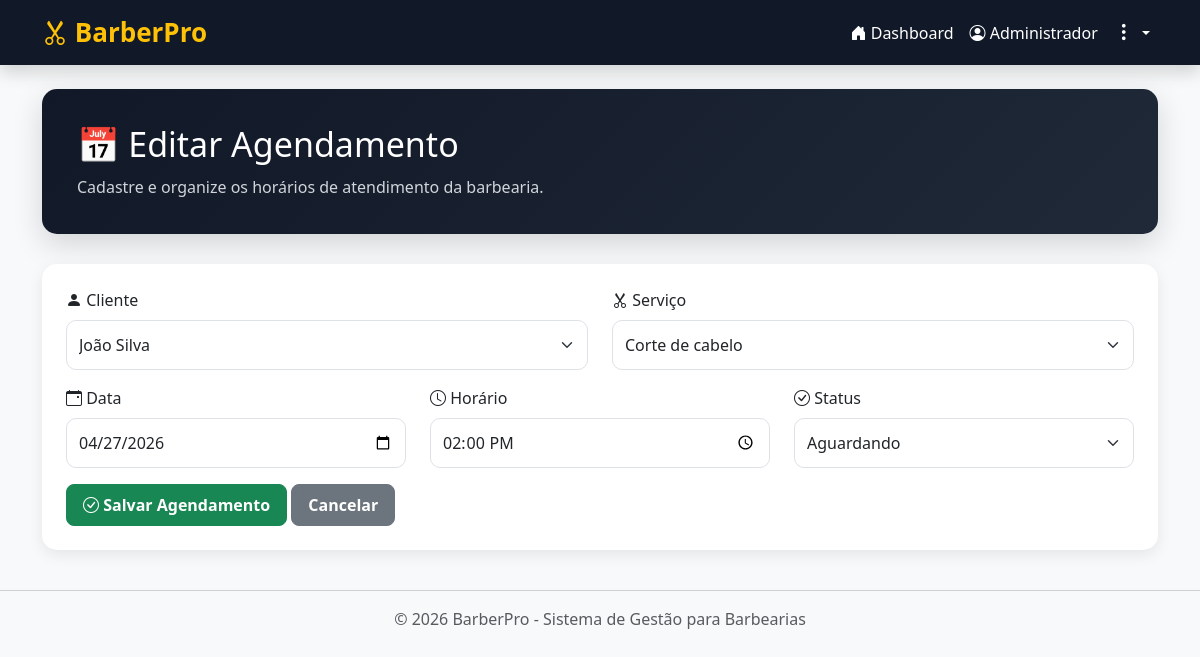
The app's page /index.php?controller=appointments&action=edit&id=1 (signed in) with its own data.
### tables this page shows
CREATE TABLE IF NOT EXISTS appointments (
    id INT AUTO_INCREMENT PRIMARY KEY,
    client_id INT NOT NULL,
    service_id INT NOT NULL,
    appointment_date DATE NOT NULL,
    appointment_time TIME NOT NULL,
    status VARCHAR(30) NOT NULL DEFAULT 'Aguardando',

    CONSTRAINT fk_appointments_clients
        FOREIGN KEY (client_id)
        REFERENCES clients(id)
        ON DELETE CASCADE,

    CONSTRAINT fk_appointments_services
        FOREIGN KEY (service_id)
        REFERENCES services(id)
        ON DELETE CASCADE
);

CREATE TABLE IF NOT EXISTS clients (
    id INT AUTO_INCREMENT PRIMARY KEY,
    name VARCHAR(100) NOT NULL,
    phone VARCHAR(20) NOT NULL,
    email VARCHAR(100) NOT NULL
);

CREATE TABLE IF NOT EXISTS services (
    id INT AUTO_INCREMENT PRIMARY KEY,
    name VARCHAR(100) NOT NULL,
    description TEXT,
    price DECIMAL(10,2) NOT NULL
);

### app/controllers/AppointmentController.php (called while the page is built, shortened)
<?php
require_once 'app/models/Appointment.php';
require_once 'app/models/Client.php';
require_once 'app/models/Service.php';
class AppointmentController
{
    private Appointment $appointmentModel;
    private Client $clientModel;
    private Service $serviceModel;
    public function __construct()
    {
        $this->appointmentModel = new Appointment();
        $this->clientModel = new Client();
        $this->serviceModel = new Service();
    }
    public function edit(): void
    {
        $id = (int) $_GET['id'];
        $appointment = $this->appointmentModel->findById($id);
        $clients = $this->clientModel->getAll();
        $services = $this->serviceModel->getAll();
        require 'app/views/appointments/form.php';
    }
}

### config/database.php (called while the page is built)
<?php
class Database
{
    private string $host = "localhost";
    private string $dbname = "appointment_system";
    private string $user = "root";
    private string $password = "";
    public function connect(): PDO
    {
        try {
            $connection = new PDO(
                "mysql:host={$this->host};dbname={$this->dbname};charset=utf8",
                $this->user,
                $this->password
            );
            $connection->setAttribute(PDO::ATTR_ERRMODE, PDO::ERRMODE_EXCEPTION);
            $connection->setAttribute(PDO::ATTR_DEFAULT_FETCH_MODE, PDO::FETCH_ASSOC);
            return $connection;
        } catch (PDOException $error) {
            die("Database connection error: " . $error->getMessage());
        }
    }
}

### app/models/Appointment.php (called while the page is built, shortened)
<?php
require_once 'config/database.php';
class Appointment
{
    private PDO $connection;
    public function __construct()
    {
        $database = new Database();
        $this->connection = $database->connect();
    }
    public function findById(int $id): array|false
    {
        $sql = "SELECT * FROM appointments WHERE id = ?";
        $statement = $this->connection->prepare($sql);
        $statement->execute([$id]);
        return $statement->fetch();
    }
}

### app/models/Client.php (called while the page is built, shortened)
<?php
require_once 'config/database.php';
class Client
{
    private PDO $connection;
    public function __construct()
    {
        $database = new Database();
        $this->connection = $database->connect();
    }
    public function getAll(): array
    {
        $sql = "SELECT * FROM clients ORDER BY id DESC";
        return $this->connection->query($sql)->fetchAll();
    }
}

### app/models/Service.php (called while the page is built, shortened)
<?php
require_once 'config/database.php';
class Service
{
    private PDO $connection;
    public function __construct()
    {
        $database = new Database();
        $this->connection = $database->connect();
    }
    public function getAll(): array
    {
        $sql = "SELECT * FROM services ORDER BY id DESC";
        return $this->connection->query($sql)->fetchAll();
    }
}

### app/views/appointments/form.php (the view, shortened to what this page needs)
<?php require 'app/views/layout/header.php'; ?>
<div class="hero">
    <h2><?= $appointment ? '📅 Editar Agendamento' : '➕ Novo Agendamento'; ?></h2>
    <p>Cadastre e organize os horários de atendimento da barbearia.</p>
</div>
<div class="card p-4">
<form method="POST" action="index.php?controller=appointments&action=<?= $appointment ? 'update' : 'store'; ?>">
    <div class="row">
        <div class="col-md-6 mb-3">
            <label class="form-label">
                <i class="bi bi-person-fill"></i>
                Cliente
            </label>
            <select
                class="form-select"
                name="client_id"
                required>
                <?php foreach ($clients as $client): ?>
                    <option
                        value="<?= $client['id']; ?>"
                        <?= isset($appointment['client_id'])
                            && $appointment['client_id'] == $client['id']
                            ? 'selected'
                            : ''; ?>>
                        <?= htmlspecialchars($client['name']); ?>
                    </option>
                <?php endforeach; ?>
            </select>
        </div>
        <div class="col-md-6 mb-3">
            <label class="form-label">
                <i class="bi bi-scissors"></i>
                Serviço
            </label>
            <select
                class="form-select"
                name="service_id"
                required>
                <?php foreach ($services as $service): ?>
                    <option
                        value="<?= $service['id']; ?>"
                        <?= isset($appointment['service_id'])
                            && $appointment['service_id'] == $service['id']
                            ? 'selected'
                            : ''; ?>>
                        <?= htmlspecialchars($service['name']); ?>
                    </option>
                <?php endforeach; ?>
            </select>
        </div>
    </div>
    <div class="row">
        <div class="col-md-4 mb-3">
            <label class="form-label">
                <i class="bi bi-calendar-event"></i>
                Data
            </label>
            <input
                class="form-control"
                type="date"
                name="appointment_date"
                required
                value="<?= htmlspecialchars($appointment['appointment_date'] ?? ''); ?>">
        </div>
        <div class="col-md-4 mb-3">
            <label class="form-label">
                <i class="bi bi-clock"></i>
                Horário
            </label>
            <input
                class="form-control"
                type="time"
                name="appointment_time"
                required
                value="<?= htmlspecialchars($appointment['appointment_time'] ?? ''); ?>">
        </div>
        <div class="col-md-4 mb-3">
            <label class="form-label">
                <i class="bi bi-check-circle"></i>
                Status
            </label>
            <?php
                $statusList = [
                    'Aguardando',
                    'Confirmado',
                    'Concluído',
                    'Cancelado'
                ];
                $currentStatus = $appointment['status'] ?? 'Aguardando';
            ?>
            <select
                class="form-select"
                name="status"
                required>
                <?php foreach($statusList as $status): ?>
                    <option
                        value="<?= htmlspecialchars($status); ?>"
                        <?= $currentStatus == $status
                            ? 'selected'
                            : ''; ?>>
                        <?= htmlspecialchars($status); ?>
                    </option>
                <?php endforeach; ?>
            </select>
        </div>
    </div>
    <button
        class="btn btn-success"
        type="submit">
        <i class="bi bi-check-circle"></i>
        Salvar Agendamento
    </button>
    <a
        href="index.php?controller=appointments"
        class="btn btn-secondary">
        Cancelar
    </a>
</form>
</div>
<?php require 'app/views/layout/footer.php'; ?>

### public/css/style.css (style rules this page uses)
* { margin:0; padding:0; box-sizing:border-box; font-family:'Segoe UI',Tahoma,Geneva,Verdana,sans-serif; }
body { background:#f4f6f9; color:#333; }
.hero { background:linear-gradient(135deg,#111827,#1f2937); color:white; border-radius:15px; padding:35px; margin-bottom:30px; box-shadow:0 10px 30px rgba(0,0,0,.15); }
.hero h2 { font-size:34px; margin-bottom:10px; }
.hero p { color:#d1d5db; margin:0; }
.card { border:none; border-radius:15px; box-shadow:0 5px 15px rgba(0,0,0,.08); }
.btn { border-radius:8px; padding:8px 16px; font-weight:600; }
.btn-success { background:#198754; }
input, select, textarea { border-radius:10px !important; padding:12px !important; }

### records on screen
appointments: client_id "João Silva", service_id "Corte de cabelo", appointment_date "04/27/2026", appointment_time "14:00:00", status "Aguardando"

### other values on screen
$_SESSION['user']['name'] "Administrador"
